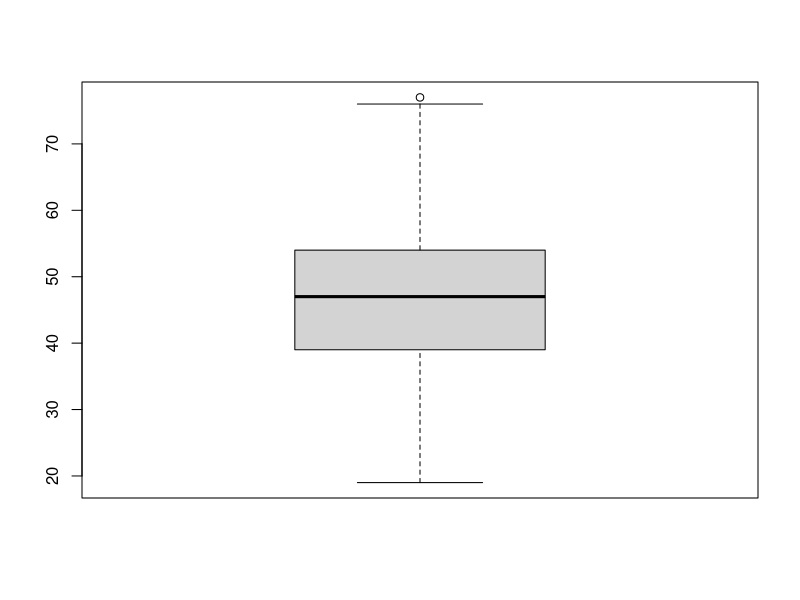
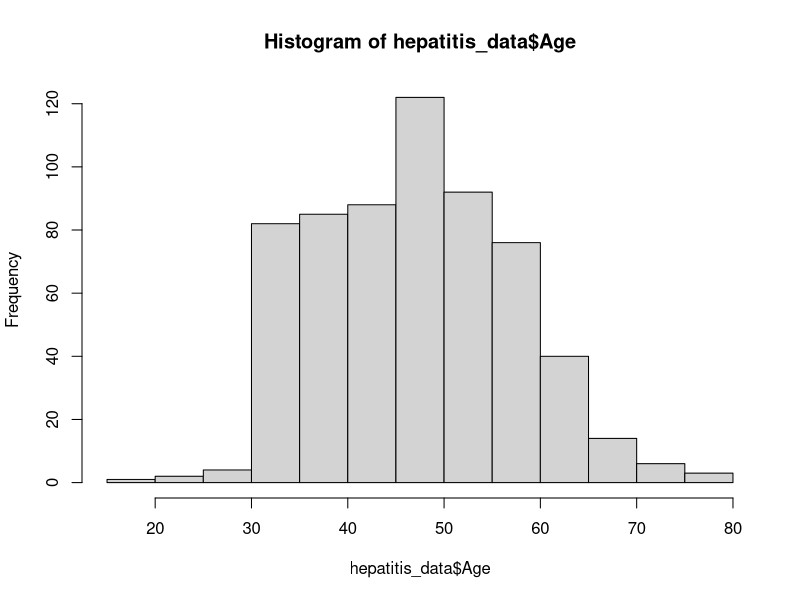
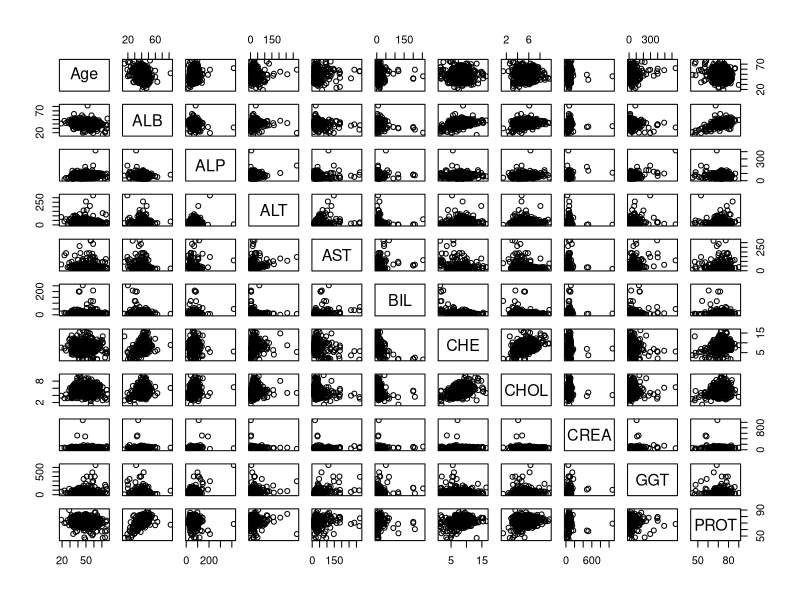
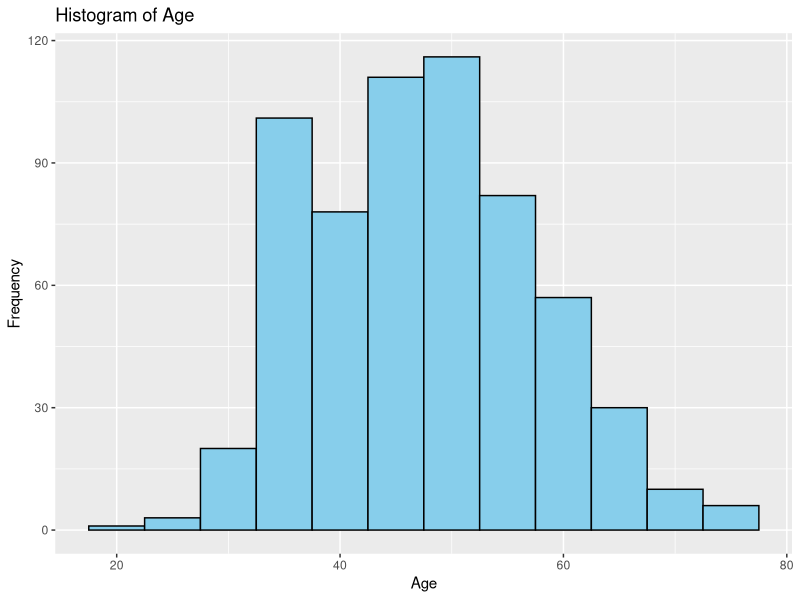
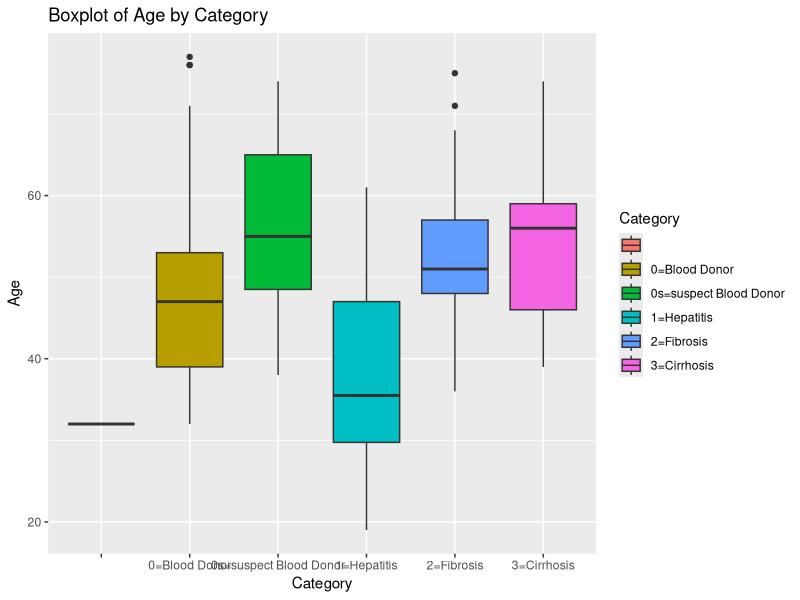
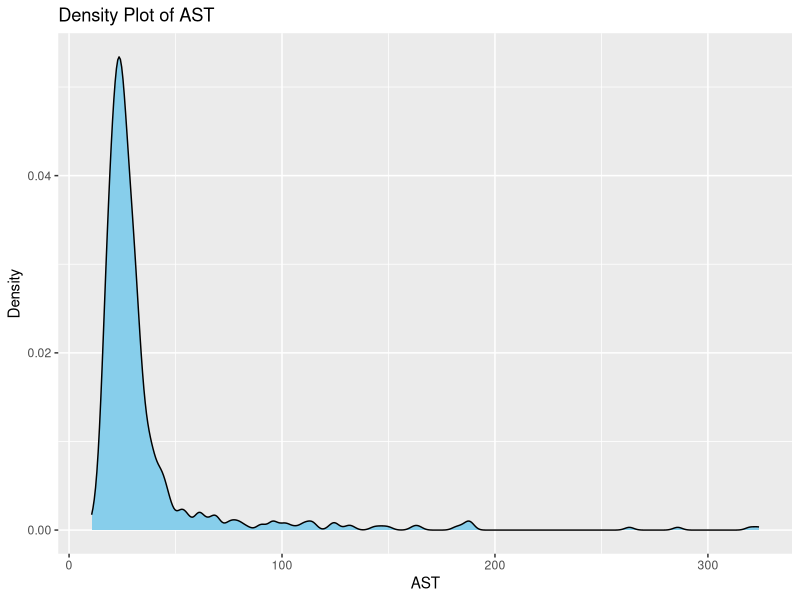
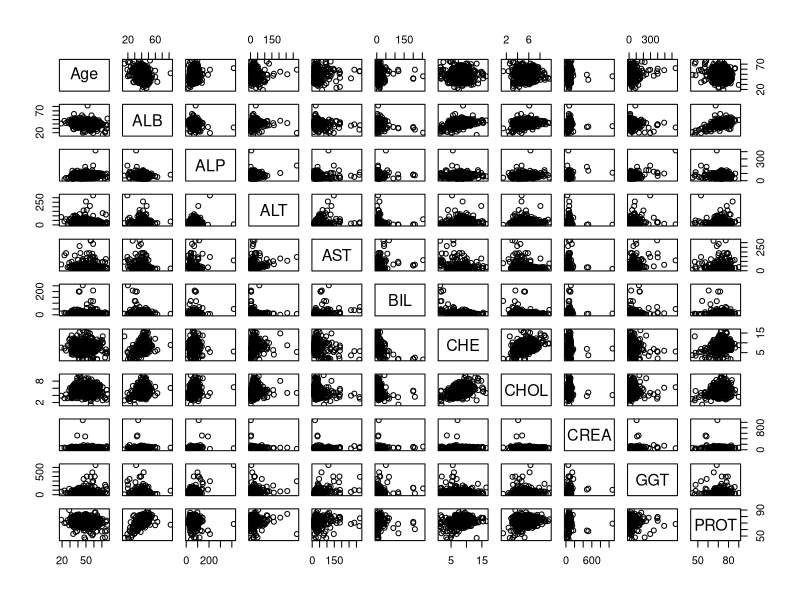
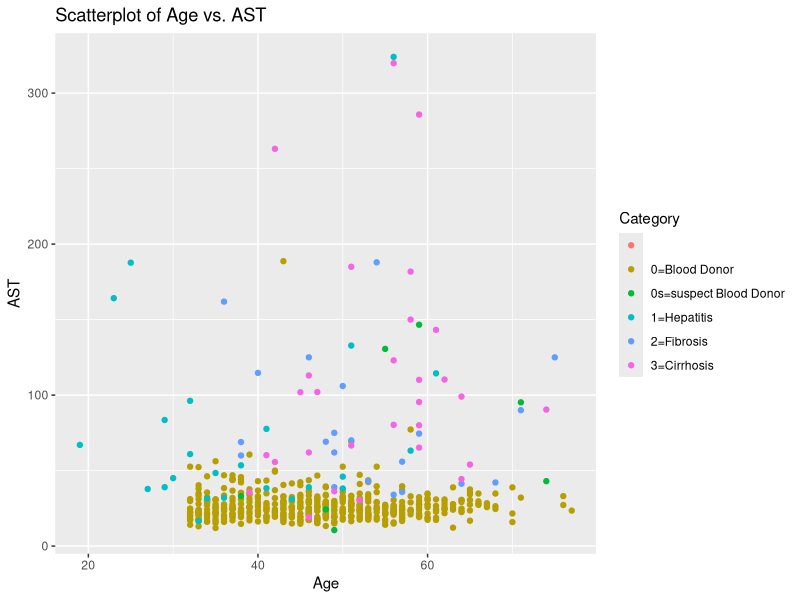

Write R code to recreate these figures, in order. (Note: this script raises an error after producing the figures.)
# Load dataset
hepatitis_data <- read.csv("data/HepatitisCdata.csv", colClasses = c(
  Category = "factor",
  Age = "numeric",
  Sex = "factor",
  ALB = "numeric",
  ALP = "numeric",
  ALT = "numeric",
  AST = "numeric",
  BIL = "numeric",
  CHE = "numeric",
  CHOL = "numeric",
  CREA = "numeric",
  GGT = "numeric",
  PROT = "numeric"
))

# Display the structure of the dataset
str(hepatitis_data)

# View the first few rows of the dataset
head(hepatitis_data)

# View the dataset in a separate viewer window
View(hepatitis_data)

# Frequency of each category
table(hepatitis_data$Category)

# Frequency of each sex
table(hepatitis_data$Sex)

# Mean, median, and mode of ALB
mean_ALB <- mean(hepatitis_data$ALB)
median_ALB <- median(hepatitis_data$ALB)
mode_ALB <- names(sort(-table(hepatitis_data$ALB)))[1]

# Display results
cat("Mean ALB:", mean_ALB, "\n")
cat("Median ALB:", median_ALB, "\n")
cat("Mode ALB:", mode_ALB, "\n")

# Mean of other numerical variables
col_means <- colMeans(hepatitis_data[, sapply(hepatitis_data, is.numeric)])
col_means

# Summary statistics for numerical variables
summary(hepatitis_data[, sapply(hepatitis_data, is.numeric)])

# Boxplot for Age
boxplot(hepatitis_data$Age)

# Histogram for Age
hist(hepatitis_data$Age)

# Correlation matrix
cor_matrix <- cor(hepatitis_data[, sapply(hepatitis_data, is.numeric)])
cor_matrix

# Scatterplot matrix for numerical variables
pairs(hepatitis_data[, sapply(hepatitis_data, is.numeric)])

# Perform ANOVA for 'Category' against numerical variables
anova_results <- lapply(hepatitis_data[, sapply(hepatitis_data, is.numeric)], 
                        function(x) {
                          aov_out <- aov(x ~ Category, data = hepatitis_data)
                          return(summary(aov_out))
                        })

# Display ANOVA results
names(anova_results) <- colnames(hepatitis_data)[sapply(hepatitis_data, is.numeric)]
anova_results

library(ggplot2)
library(GGally)

# Histogram for Age
ggplot(hepatitis_data, aes(x = Age)) +
  geom_histogram(binwidth = 5, fill = "skyblue", color = "black") +
  labs(title = "Histogram of Age", x = "Age", y = "Frequency")

# Boxplot for Age by Category
ggplot(hepatitis_data, aes(x = Category, y = Age, fill = Category)) +
  geom_boxplot() +
  labs(title = "Boxplot of Age by Category", x = "Category", y = "Age")

# Density plot for AST
ggplot(hepatitis_data, aes(x = AST)) +
  geom_density(fill = "skyblue", color = "black") +
  labs(title = "Density Plot of AST", x = "AST", y = "Density")

# Pairwise scatterplot matrix for numerical variables
pairs(hepatitis_data[, sapply(hepatitis_data, is.numeric)])

# Scatterplot of Age vs. AST colored by Category
ggplot(hepatitis_data, aes(x = Age, y = AST, color = Category)) +
  geom_point() +
  labs(title = "Scatterplot of Age vs. AST", x = "Age", y = "AST")

# Scatterplot matrix for numerical variables, colored by Category
ggpairs(hepatitis_data, columns = c("Age", "AST", "ALT", "BIL", "CREA"),
        aes(color = Category))

